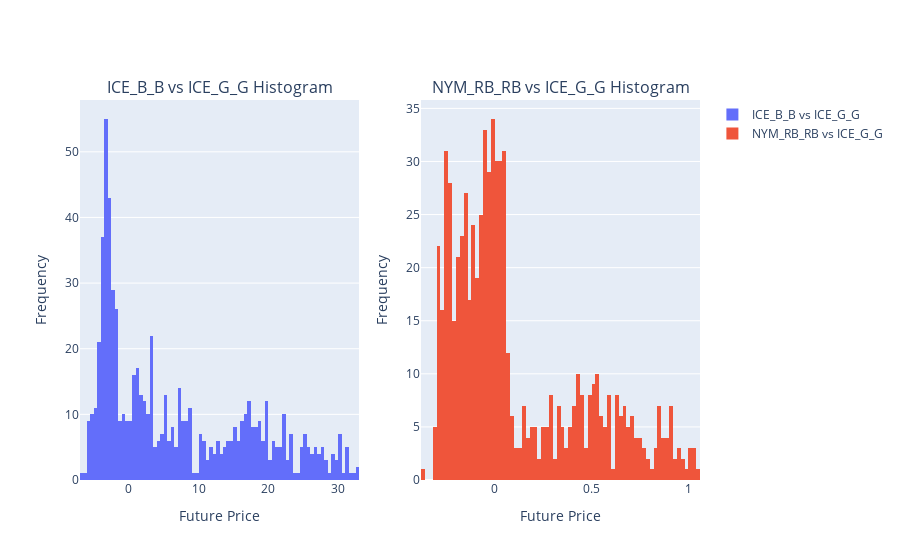

The code cell stored with this chart in its notebook:
### Markdown cell above
These histograms give us a visual impression for the summary statistics described in the previous part. The 'ICE_B_B vs ICE_G_G' data set has a wider range and a right-skewed distribution, whereas the 'NYM_RB_RB vs ICE_G_G' data set is more concentrated around its central value and has a more symmetric distribution. The 'ICE_B_B vs ICE_G_G' data set may have outliers or extreme values causing the long right tail, which could be of interest for further analysis, such as investigating the causes of these extreme values.

### Code cell
fig = make_subplots(rows=1, cols=2, subplot_titles=('ICE_B_B vs ICE_G_G Histogram', 'NYM_RB_RB vs ICE_G_G Histogram'))
fig.add_trace(go.Histogram(x=data_pairs['ICE_B_B vs ICE_G_G'], nbinsx=100, name='ICE_B_B vs ICE_G_G'),
              row=1, col=1)
fig.add_trace(go.Histogram(x=data_pairs['NYM_RB_RB vs ICE_G_G'], nbinsx=100, name='NYM_RB_RB vs ICE_G_G'),
              row=1, col=2)
fig.update_xaxes(title_text='Future Price', row=1, col=1)
fig.update_xaxes(title_text='Future Price', row=1, col=2)
fig.update_yaxes(title_text='Frequency', row=1, col=1)
fig.update_yaxes(title_text='Frequency', row=1, col=2)
fig.show()

### Figure 1 — Plotly figure (JSON) as saved in the notebook; plotly's stock layout.template omitted (floating-point values rounded to 4 significant figures; data arrays with more than 128 entries replaced by an {"elided": "..."} marker saying what was removed)
{"data": [{"name": "ICE_B_B vs ICE_G_G", "nbinsx": 100, "type": "histogram", "x": {"elided": "709 float values"}, "xaxis": "x", "yaxis": "y"}, {"name": "NYM_RB_RB vs ICE_G_G", "nbinsx": 100, "type": "histogram", "x": {"elided": "709 float values"}, "xaxis": "x2", "yaxis": "y2"}], "layout": {"annotations": [{"font": {"size": 16}, "showarrow": false, "text": "ICE_B_B vs ICE_G_G Histogram", "x": 0.225, "xanchor": "center", "xref": "paper", "y": 1, "yanchor": "bottom", "yref": "paper"}, {"font": {"size": 16}, "showarrow": false, "text": "NYM_RB_RB vs ICE_G_G Histogram", "x": 0.775, "xanchor": "center", "xref": "paper", "y": 1, "yanchor": "bottom", "yref": "paper"}], "xaxis": {"anchor": "y", "domain": [0, 0.45], "title": {"text": "Future Price"}}, "xaxis2": {"anchor": "y2", "domain": [0.55, 1], "title": {"text": "Future Price"}}, "yaxis": {"anchor": "x", "domain": [0, 1], "title": {"text": "Frequency"}}, "yaxis2": {"anchor": "x2", "domain": [0, 1], "title": {"text": "Frequency"}}}}
